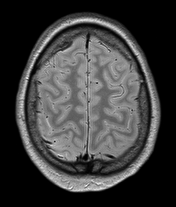
#> input picture HW3/Q3/MRI.png, 176 x 207 px
$ python q3.py
#> lines starting #> are read from the running program, lines starting #| are printed output that depends on the picture
import cv2
import numpy as np
import matplotlib.pyplot as plt

# Part A : Implementaion cross correlation function with various filters

filters = {
    'mean': np.ones((3, 3)) / 9,
    'sobel_x': np.array([[-1, -2, -1], [0, 0, 0], [1, 2, 1]]),
    'sobel_y': np.array([[-1, 0, 1], [-2, 0, 2], [-1, 0, 1]]),
    'laplacian': np.array([[0, 1, 0], [1, -4, 1], [0, 1, 0]]),
    'mean5': np.ones((5,5)) / 25,
}

def cross_correlation(img, filter):
    output = np.zeros(img.shape)
    if filter == 'median':
        for i in range(1, output.shape[0] - 1):
            for j in range(1, output.shape[1] - 1):
                output[i, j] = np.median(img[i - 1: i + 2, j - 1: j + 2])
    elif filter == 'median5':
        for i in range(2, output.shape[0] - 2):
            for j in range(2, output.shape[1] - 2):
                output[i, j] = np.median(img[i - 2: i + 3, j - 2: j + 3])
    else:
        kernel = filters[filter]
        k_shape = kernel.shape
        r = int((k_shape[0] - 1) / 2)
        for i in range(r, output.shape[0] - r):
            for j in range(r, output.shape[1] - r):
                sum = 0
                for m in range(-r, r+1):
                    for n in range(-r, r+1):
                        sum += (img[i + m, j + n] * kernel[m + r, n + r])
                output[i, j] = sum
    return output

# Part B : Plot filters on MRI picture

mri = cv2.imread('MRI.png', cv2.IMREAD_GRAYSCALE)
#> mri is the input picture: shape (207, 176); min 0, max 255, mean 60.8

mean_mri = cross_correlation(mri, 'mean')
#> after the loop in cross_correlation, `for i in range(r, output.shape[0] - r):`:
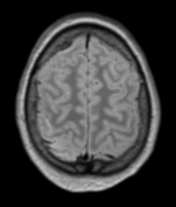
#> output: shape (207, 176) float64; min 0, max 197, mean 60.8
sobelx_mri = cross_correlation(mri, 'sobel_x')
#> call 2 of cross_correlation, with filter = 'sobel_x'
#> after the loop in cross_correlation (call 2), `for i in range(r, output.shape[0] - r):`:
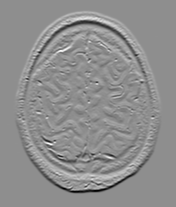
#> output: shape (207, 176) float64; min -713, max 559, mean 0; drawn with min black and max white
sobely_mri = cross_correlation(mri, 'sobel_y')
#> call 3 of cross_correlation, with filter = 'sobel_y'
#> after the loop in cross_correlation (call 3), `for i in range(r, output.shape[0] - r):`:
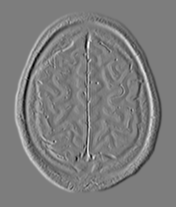
#> output: shape (207, 176) float64; min -640, max 661, mean 0; drawn with min black and max white
laplacian_mri = cross_correlation(mri, 'laplacian')
#> call 4 of cross_correlation, with filter = 'laplacian'
#> after the loop in cross_correlation (call 4), `for i in range(r, output.shape[0] - r):`:
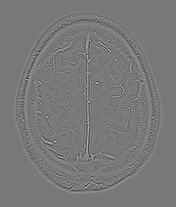
#> output: shape (207, 176) float64; min -365, max 398, mean 0; drawn with min black and max white
median_mri = cross_correlation(mri, 'median')

plt.subplot(2, 3,1)
plt.imshow(mri, cmap='gray')
plt.title('original')
plt.axis('off')
plt.tight_layout()

plt.subplot(2, 3,2)
plt.imshow(laplacian_mri, cmap='gray')
plt.title('laplacian')
plt.axis('off')
plt.tight_layout()

plt.subplot(2, 3,3)
plt.imshow(mean_mri, cmap='gray')
plt.title('mean')
plt.axis('off')
plt.tight_layout()

plt.subplot(2, 3,4)
plt.imshow(median_mri, cmap='gray')
plt.title('median')
plt.axis('off')
plt.tight_layout()

plt.subplot(2, 3,5)
plt.imshow(sobelx_mri, cmap='gray')
plt.title('sobel x')
plt.axis('off')
plt.tight_layout()

plt.subplot(2, 3,6)
plt.imshow(sobely_mri, cmap='gray')
plt.title('sobel y')
plt.axis('off')
plt.tight_layout()

plt.savefig('./filters')
plt.show()


# Part C : 5 * 5 mean and median filters

mean5_mri = cross_correlation(mri, 'mean5')
median5_mri = cross_correlation(mri, 'median5')

plt.subplot(1, 2,1)
plt.imshow(mean5_mri, cmap='gray')
plt.title(' 5*5 mean')
plt.axis('off')
plt.tight_layout()

plt.subplot(1, 2,2)
plt.imshow(median5_mri, cmap='gray')
plt.title('5*5 Median')
plt.axis('off')
plt.tight_layout()

plt.savefig('./55_mean_median')
plt.show()

# Part D : Custom filter

filters['custom'] = np.array([
    [1/36, 4/36, 1/36],
    [4/36, 16/36, 4/36],
    [1/36, 4/36, 1/36]
])
new_image = cross_correlation(mri, 'custom')
new_image = new_image.astype(np.uint8)

plt.subplot(1,2,1)
plt.imshow(mean_mri, cmap = 'gray')
plt.title('Mean')
plt.axis('off')
plt.tight_layout()

plt.subplot(1,2,2)
plt.imshow(new_image, cmap = 'gray')
plt.title('Custom')
plt.axis('off')
plt.tight_layout()

plt.savefig('./custom_filter')
plt.show();
